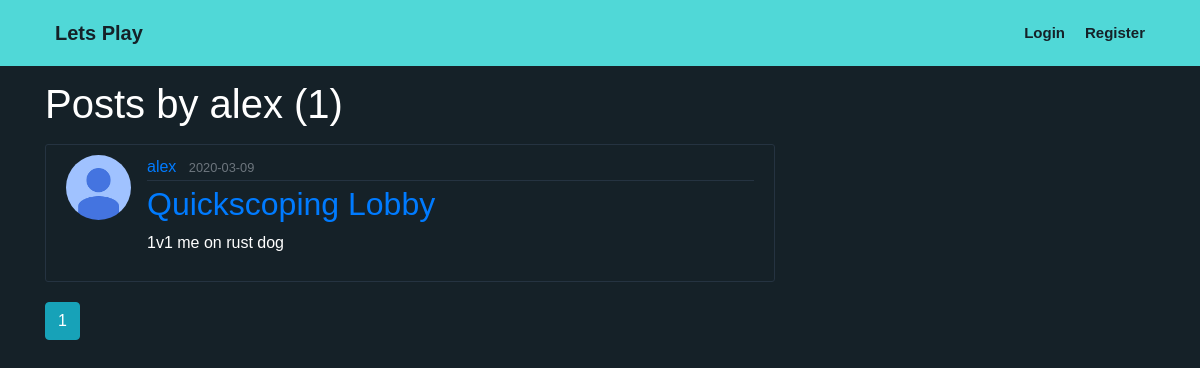
The app's page /user/alex, older data.
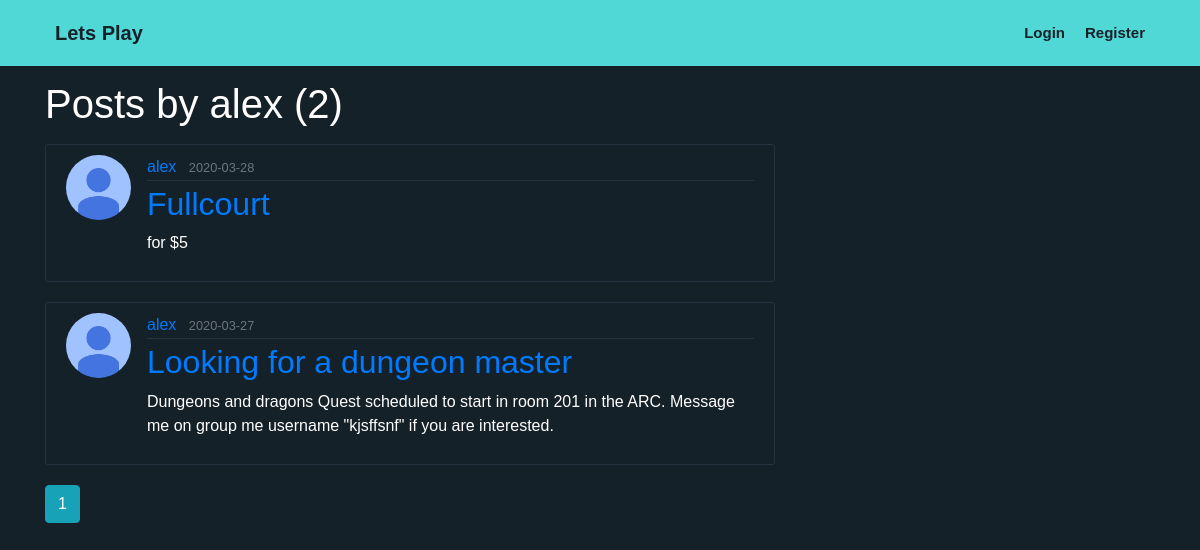
The same page, newer data.
### src/models.py (models this page shows, shortened)
class Post(db.Model):
    id = db.Column(db.Integer, primary_key=True)
    title = db.Column(db.String(25), nullable=False)  #optional title to post
    game = db.Column(db.String(100),nullable=True ) #Change to entered from menu on form
    date_posted = db.Column(db.DateTime, nullable=False, default=datetime.utcnow)
    content = db.Column(db.Text, nullable=False)
    user_id = db.Column(db.Integer, db.ForeignKey('user.id'), nullable=False)

class User(db.Model, UserMixin):
    id = db.Column(db.Integer, primary_key=True)                                #Each user is given a unique id number
    firstname = db.Column(db.String(20),  nullable=True)
    last_name = db.Column(db.String(20),  nullable=True)                             #User's full name
    username = db.Column(db.String(20), unique=True, nullable=False)            #Each user will be able to create a unique username of length 20
    email = db.Column(db.String(50), unique=True, nullable=False)              #Every user will need to register with an email address (maybe?)
    image_file = db.Column(db.String(20), nullable=False, default='default.jpg')#Each user has a profile pic. uploaded or default
    password = db.Column(db.String(64), nullable=False)                         #Users will have a password of up to size 64 chars
    posts = db.relationship('Post', backref='author', lazy=True)              #Posts from users will be associated with them? (maybe?)
    zipcode = db.Column(db.String(5), nullable=False)
    bio = db.Column(db.String(144), nullable=True)

### src/users/routes.py (the view)
@users.route("/user/<string:username>")
def user_page(username):
    page = request.args.get('page',1, type=int)
    user = User.query.filter_by(username=username).first_or_404()
    posts = Post.query.filter_by(author=user)\
        .order_by(Post.date_posted.desc())\
        .paginate(page=page,per_page=10)##posts per page:
    return render_template('user_page.html',posts=posts, user=user)

### src/templates/user_page.html
{% extends "layout.html" %}
{% block content %}
    <h1 class="mb-3">Posts by {{user.username }} ({{posts.total}})</h1>
    {% for post in posts.items %}
        <article class="media content-section">
            <img class="rounded-circle article-img" src="{{ url_for('static', filename='profile_pics/' + post.author.image_file) }}">
            <div class="media-body">
              <div class="article-metadata">
                <a class="mr-2" href="{{url_for('users.user_page', username=post.author.username) }}">{{ post.author.username }}</a>
                <small class="text-muted">{{ post.date_posted.strftime('%Y-%m-%d') }}</small>
              </div>
              <h2><a class="article-title" href="{{url_for('posts.post', post_id=post.id )}}">{{ post.title }}</a></h2>
              <p class="article-content">{{ post.content }}</p>
            </div>
        </article>
    {% endfor %}
    {% for page_num in posts.iter_pages(left_edge=1, right_edge=1, left_current=1, right_current=2) %}
      {% if page_num %}
      {% if posts.page==page_num %}
        <a class="btn btn-info mb-4" href="{{ url_for('users.user_page',username=user.username, page=page_num) }}">{{ page_num }}</a>
      {% else %}
        <a class="btn btn-outline-info mb-4" href="{{ url_for('users.user_page',username=user.username, page=page_num) }}">{{ page_num }}</a>
      {% endif %}
    {% else %}
        ...
      {% endif %}
    {% endfor %}
{%endblock%}

Row changes from the older to the newer data that the page shows:
removed Post: image_file (placeholder picture), author.username "alex", date_posted "2020-03-09", title "Quickscoping Lobby", content "1v1 me on rust dog"
added Post: image_file (placeholder picture), author.username "alex", date_posted "2020-03-28", title "Fullcourt", content "for $5"
added Post: image_file (placeholder picture), author.username "alex", date_posted "2020-03-27", title "Looking for a dungeon master", content "Dungeons and dragons Quest scheduled to start in room 201 in the ARC. Message me on group me username \"kjsffsnf\" if you are interested."
Text that changed along with them:
{{ posts.total }}: "1" → "2"
